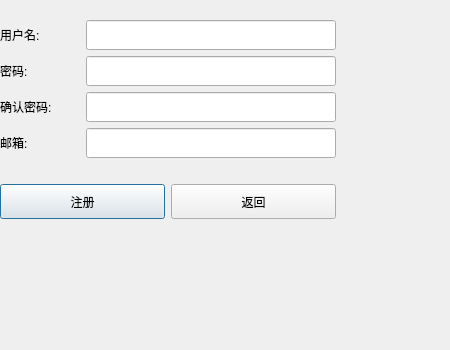
<?xml version="1.0" encoding="UTF-8"?>
<ui version="4.0">
 <class>RegisterWindow</class>
 <widget class="QDialog" name="RegisterWindow">
  <property name="geometry">
   <rect>
    <x>0</x>
    <y>0</y>
    <width>450</width>
    <height>350</height>
   </rect>
  </property>
  <property name="windowTitle">
   <string>视频播放器 - 注册</string>
  </property>
  <widget class="QWidget" name="centralwidget">
   <layout class="QVBoxLayout" name="verticalLayout">
    <item>
     <spacer name="verticalSpacer">
      <property name="orientation">
       <enum>Qt::Vertical</enum>
      </property>
      <property name="sizeHint" stdset="0">
       <size>
        <width>20</width>
        <height>20</height>
       </size>
      </property>
     </spacer>
    </item>
    <item>
     <layout class="QHBoxLayout" name="horizontalLayout">
      <item>
       <widget class="QLabel" name="label">
        <property name="text">
         <string>用户名:</string>
        </property>
        <property name="minimumSize">
         <size>
          <width>80</width>
          <height>30</height>
         </size>
        </property>
       </widget>
      </item>
      <item>
       <widget class="QLineEdit" name="editUsername">
        <property name="minimumSize">
         <size>
          <width>250</width>
          <height>30</height>
         </size>
        </property>
       </widget>
      </item>
     </layout>
    </item>
    <item>
     <layout class="QHBoxLayout" name="horizontalLayout_2">
      <item>
       <widget class="QLabel" name="label_2">
        <property name="text">
         <string>密码:</string>
        </property>
        <property name="minimumSize">
         <size>
          <width>80</width>
          <height>30</height>
         </size>
        </property>
       </widget>
      </item>
      <item>
       <widget class="QLineEdit" name="editPassword">
        <property name="echoMode">
         <enum>QLineEdit::Password</enum>
        </property>
        <property name="minimumSize">
         <size>
          <width>250</width>
          <height>30</height>
         </size>
        </property>
       </widget>
      </item>
     </layout>
    </item>
    <item>
     <layout class="QHBoxLayout" name="horizontalLayout_3">
      <item>
       <widget class="QLabel" name="label_3">
        <property name="text">
         <string>确认密码:</string>
        </property>
        <property name="minimumSize">
         <size>
          <width>80</width>
          <height>30</height>
         </size>
        </property>
       </widget>
      </item>
      <item>
       <widget class="QLineEdit" name="editConfirmPassword">
        <property name="echoMode">
         <enum>QLineEdit::Password</enum>
        </property>
        <property name="minimumSize">
         <size>
          <width>250</width>
          <height>30</height>
         </size>
        </property>
       </widget>
      </item>
     </layout>
    </item>
    <item>
     <layout class="QHBoxLayout" name="horizontalLayout_4">
      <item>
       <widget class="QLabel" name="label_4">
        <property name="text">
         <string>邮箱:</string>
        </property>
        <property name="minimumSize">
         <size>
          <width>80</width>
          <height>30</height>
         </size>
        </property>
       </widget>
      </item>
      <item>
       <widget class="QLineEdit" name="editEmail">
        <property name="minimumSize">
         <size>
          <width>250</width>
          <height>30</height>
         </size>
        </property>
       </widget>
      </item>
     </layout>
    </item>
    <item>
     <spacer name="verticalSpacer_2">
      <property name="orientation">
       <enum>Qt::Vertical</enum>
      </property>
      <property name="sizeHint" stdset="0">
       <size>
        <width>20</width>
        <height>20</height>
       </size>
      </property>
     </spacer>
    </item>
    <item>
     <layout class="QHBoxLayout" name="horizontalLayout_5">
      <item>
       <widget class="QPushButton" name="btnRegister">
        <property name="text">
         <string>注册</string>
        </property>
        <property name="minimumSize">
         <size>
          <width>100</width>
          <height>35</height>
         </size>
        </property>
       </widget>
      </item>
      <item>
       <widget class="QPushButton" name="btnBack">
        <property name="text">
         <string>返回</string>
        </property>
        <property name="minimumSize">
         <size>
          <width>100</width>
          <height>35</height>
         </size>
        </property>
       </widget>
      </item>
     </layout>
    </item>
    <item>
     <spacer name="verticalSpacer_3">
      <property name="orientation">
       <enum>Qt::Vertical</enum>
      </property>
      <property name="sizeHint" stdset="0">
       <size>
        <width>20</width>
        <height>40</height>
       </size>
      </property>
     </spacer>
    </item>
   </layout>
  </widget>
 </widget>
 <resources/>
 <connections/>
</ui>
